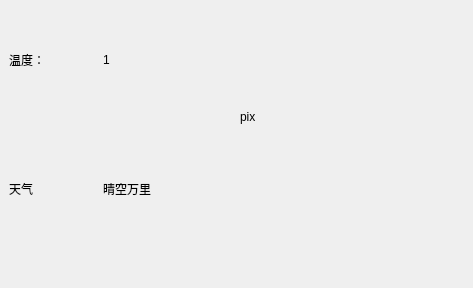
<?xml version="1.0" encoding="UTF-8"?>
<ui version="4.0">
 <class>RealTime</class>
 <widget class="QWidget" name="RealTime">
  <property name="geometry">
   <rect>
    <x>0</x>
    <y>0</y>
    <width>473</width>
    <height>288</height>
   </rect>
  </property>
  <property name="windowTitle">
   <string>Form</string>
  </property>
  <widget class="QWidget" name="horizontalLayoutWidget">
   <property name="geometry">
    <rect>
     <x>9</x>
     <y>9</y>
     <width>181</width>
     <height>101</height>
    </rect>
   </property>
   <layout class="QHBoxLayout" name="horizontalLayout">
    <item>
     <widget class="QLabel" name="label1">
      <property name="text">
       <string>温度：</string>
      </property>
     </widget>
    </item>
    <item>
     <widget class="QLabel" name="weathernumber">
      <property name="text">
       <string>1</string>
      </property>
     </widget>
    </item>
   </layout>
  </widget>
  <widget class="QWidget" name="horizontalLayoutWidget_2">
   <property name="geometry">
    <rect>
     <x>9</x>
     <y>138</y>
     <width>181</width>
     <height>101</height>
    </rect>
   </property>
   <layout class="QHBoxLayout" name="horizontalLayout_2">
    <item>
     <widget class="QLabel" name="label_2">
      <property name="text">
       <string>天气</string>
      </property>
     </widget>
    </item>
    <item>
     <widget class="QLabel" name="weatherwhat">
      <property name="text">
       <string>晴空万里</string>
      </property>
     </widget>
    </item>
   </layout>
  </widget>
  <widget class="QLabel" name="label_pix">
   <property name="geometry">
    <rect>
     <x>240</x>
     <y>76</y>
     <width>121</width>
     <height>81</height>
    </rect>
   </property>
   <property name="text">
    <string>pix</string>
   </property>
  </widget>
 </widget>
 <resources/>
 <connections/>
</ui>
